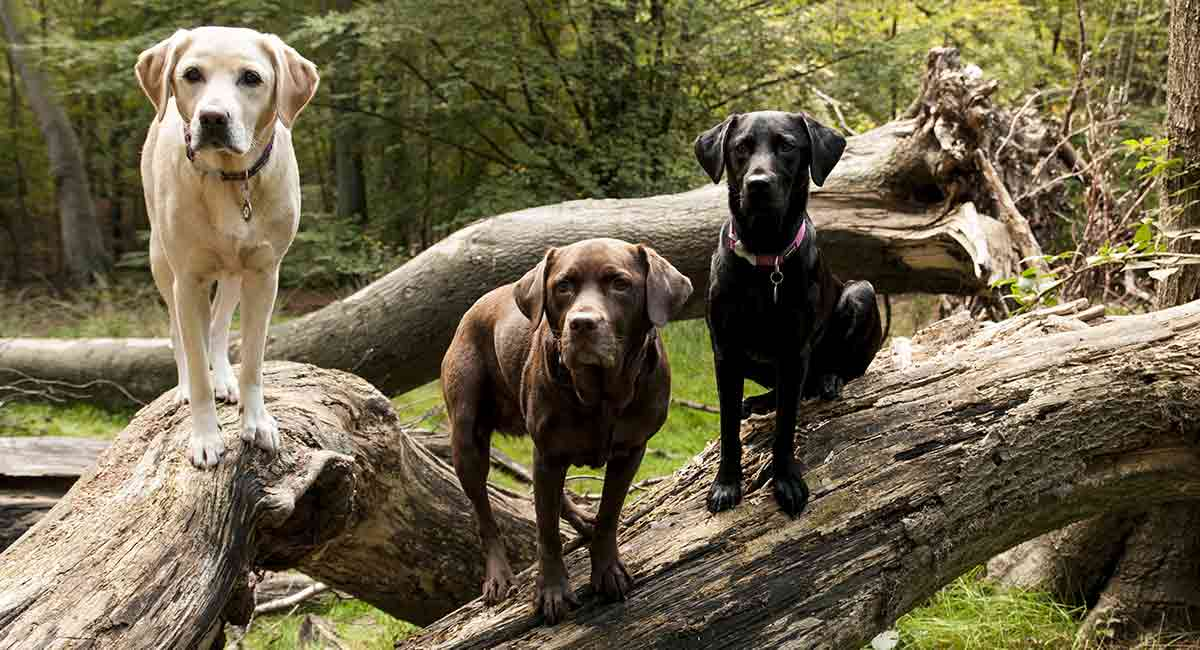
#> input picture ej1/labs.jpg, 1200 x 650 px
$ jupyter execute --allow-errors Lab1_24008282.ipynb
#> lines starting #> are read from the running program, lines starting #| are printed output that depends on the picture
#> further down, img is the input picture: shape (650, 1200, 3); mean B, G, R 72.8, 99.8, 109
[cell 1]
import cv2
import matplotlib.pyplot as plt
import numpy as np

# **Problema 1**
---

Desarrolle una funcion la cual reciba dos parametros, una imagen y un entero llamado color, la funcion debe devolver una imagen la cual tenga activos los canales de color segun los siguientes puntos:

- Si el parametro color vale 1, la imagen debe mostrar activos unicamente el color azul.
- Si el parametro color vale 2, la imagen debe mostrar activos unicamente el color verde.
- Si el parametro color vale 3, la imagen debe mostrar activos unicamente el color rojo.
- Si el parametro color vale 10, la imagen debe mostrar activos unicamente los colores rojo y
verde.
- Si el parametro color vale 20, la imagen debe mostrar activos unicamente los colores verde y
azul.
- Si el parametro color vale 30, la imagen debe mostrar activos unicamente los colores azul y
rojo.

[cell 2]
def save_and_show_image(path, image, cmap = 'viridis'):
  cv2.imwrite(path, image)
  new_img = cv2.imread(path)
  new_img = cv2.cvtColor(new_img, cv2.COLOR_BGR2RGB)
  plt.imshow(new_img, cmap)
  plt.show()

def select_color_channels(image, input, path):
#> called with input = 10, path = 'ej1/output.jpg'
  blue, green, red = cv2.split(image)
  zeros = np.zeros(blue.shape, np.uint8)

  blueBGR = cv2.merge([blue,zeros,zeros])
  greenBGR = cv2.merge([zeros,green,zeros])
  redBGR = cv2.merge([zeros,zeros,red])
  green_red_BGR = cv2.merge([zeros,green,red])
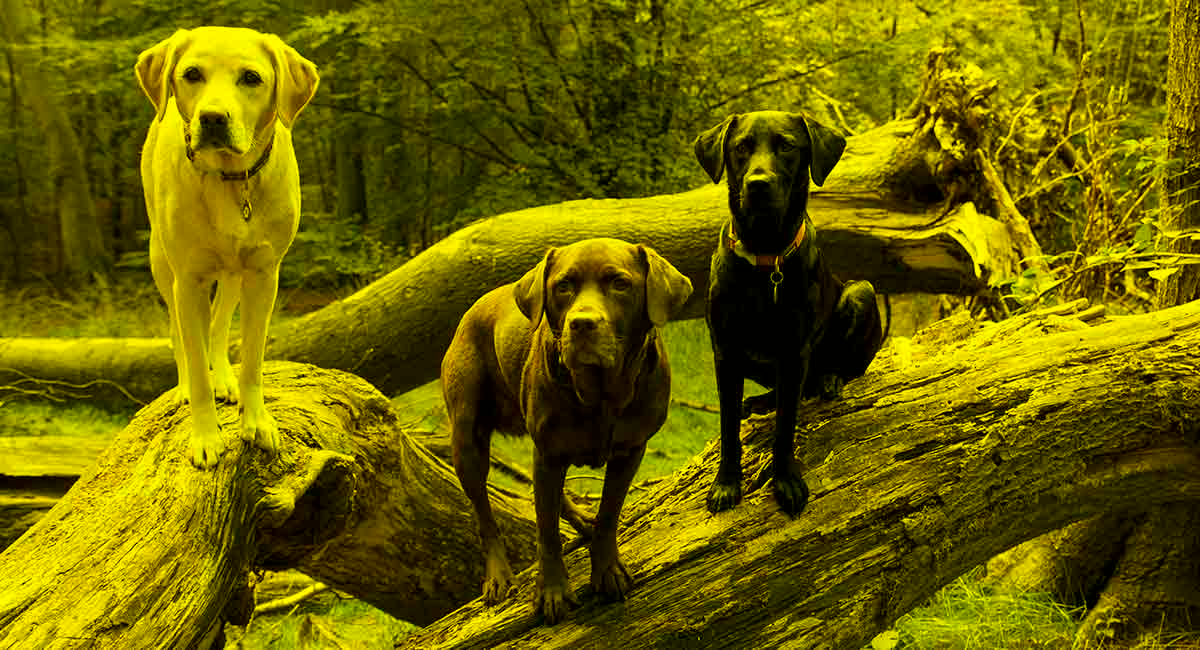
#> green_red_BGR: shape (650, 1200, 3); mean of channels 0, 1, 2 0, 99.8, 109; drawn as B, G, R
  blue_green_BGR = cv2.merge([blue,green,zeros])
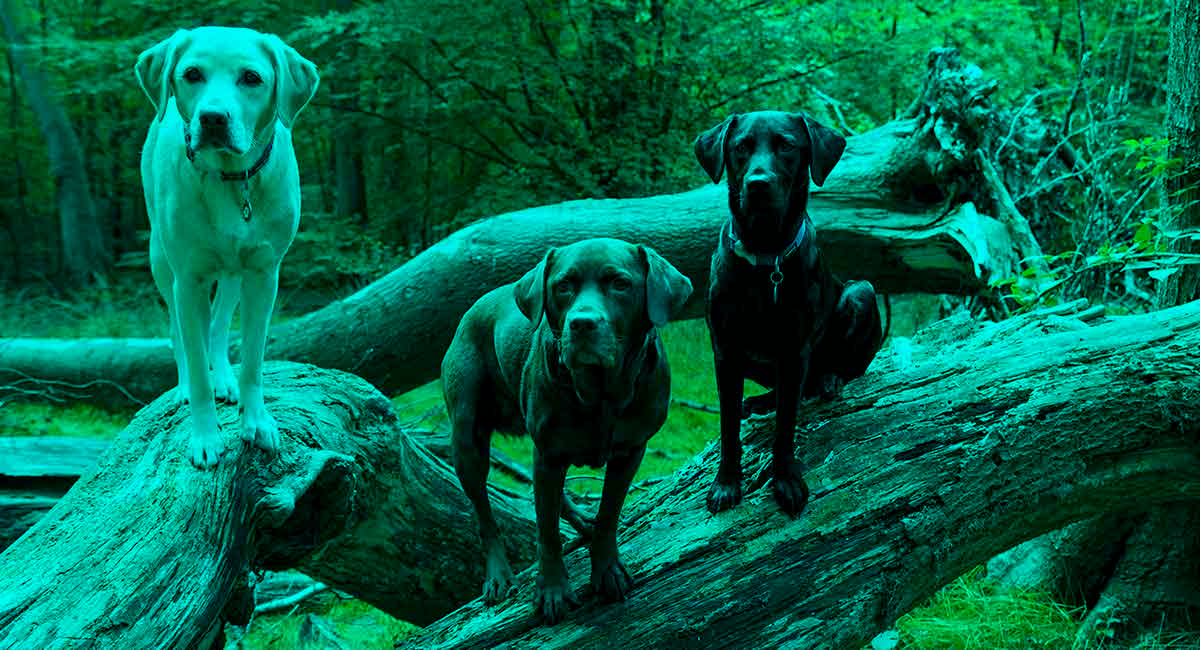
#> blue_green_BGR: shape (650, 1200, 3); mean of channels 0, 1, 2 72.8, 99.8, 0; drawn as B, G, R
  blue_red_BGR = cv2.merge([blue,zeros,red])
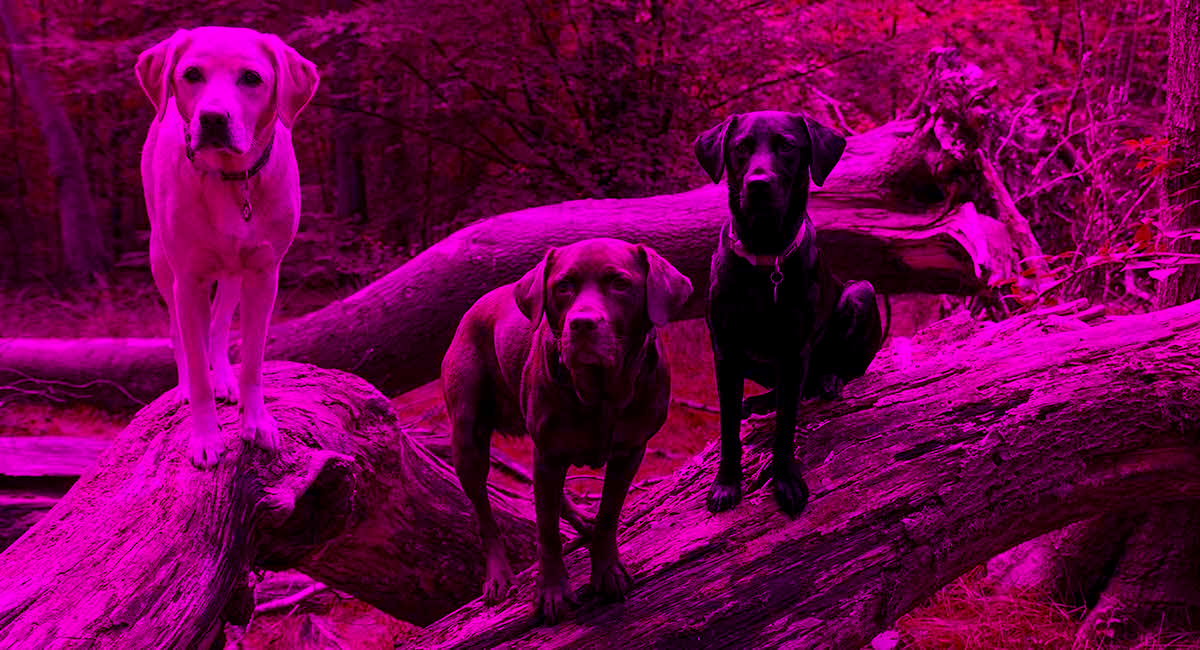
#> blue_red_BGR: shape (650, 1200, 3); mean of channels 0, 1, 2 72.8, 0, 109; drawn as B, G, R

  match input:
    case 1:
      save_and_show_image(path, blueBGR)
    case 2:
      save_and_show_image(path, greenBGR)
    case 3:
      save_and_show_image(path, redBGR)
    case 10:
      save_and_show_image(path, green_red_BGR)
    case 20:
      save_and_show_image(path, blue_green_BGR)
    case 30:
      save_and_show_image(path, blue_red_BGR)
    case _:
      raise ValueError("Valor no encontrado")

[cell 3]
path = 'ej1/labs.jpg'
output_path = 'ej1/output.jpg'
img = cv2.imread(path)
select_color_channels(img, 10, output_path)

# **Problema 2**
---

En el .zip del laboratorio se le compartio un conjunto de imagenes en escala de grises (imagen1, imagen2, perro) estas imagenes fueron creadas utilizando una escala de grises en 3D, cree una funcion que dadas las 3 imagenes se construya la imagen original a color.

[cell 4]
def gray_to_color(blue_gray, green_gray, red_gray, path):
  blue_values = blue_gray[:,:,0]
  green_values = green_gray[:,:,0]
  red_values = red_gray[:,:,0]

  restoredBGR = cv2.merge([blue_values,green_values,red_values])

  save_and_show_image(path, restoredBGR)

### Imagen 1

[cell 5]
img1_blue = cv2.imread('imagen1/imagen1_salida_gray_azul.jpg')
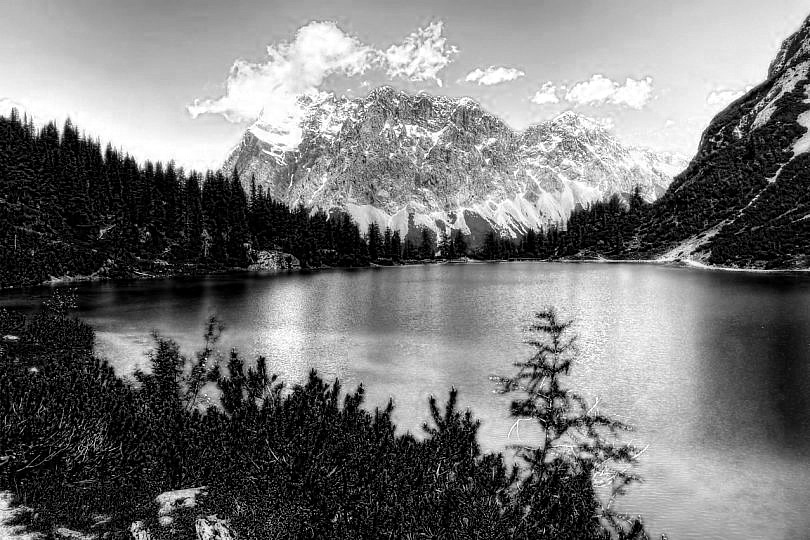
#> input picture imagen1/imagen1_salida_gray_azul.jpg, 810 x 540 px
#> img1_blue is the input picture: shape (540, 810, 3); min 0, max 255, mean 118.1
img1_green = cv2.imread('imagen1/imagen1_salida_gray_verde.jpg')
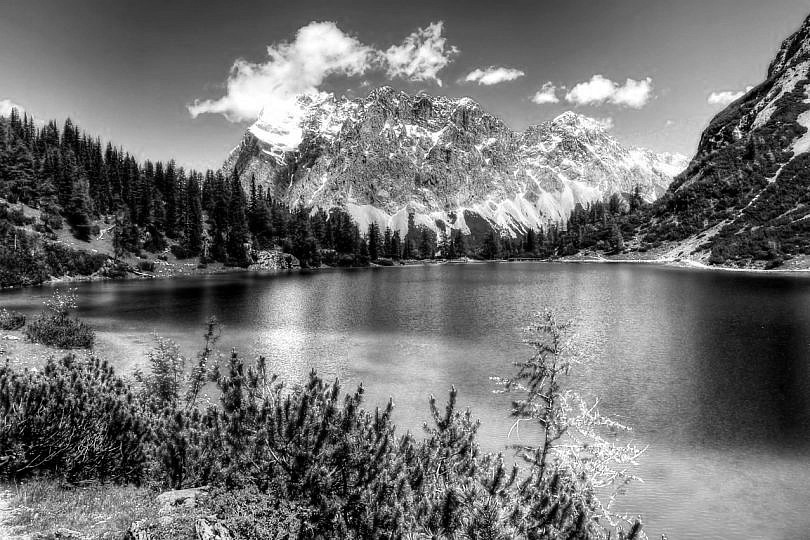
#> input picture imagen1/imagen1_salida_gray_verde.jpg, 810 x 540 px
#> img1_green is the input picture: shape (540, 810, 3); min 0, max 255, mean 113.9
img1_red = cv2.imread('imagen1/imagen1_salida_gray_rojo.jpg')
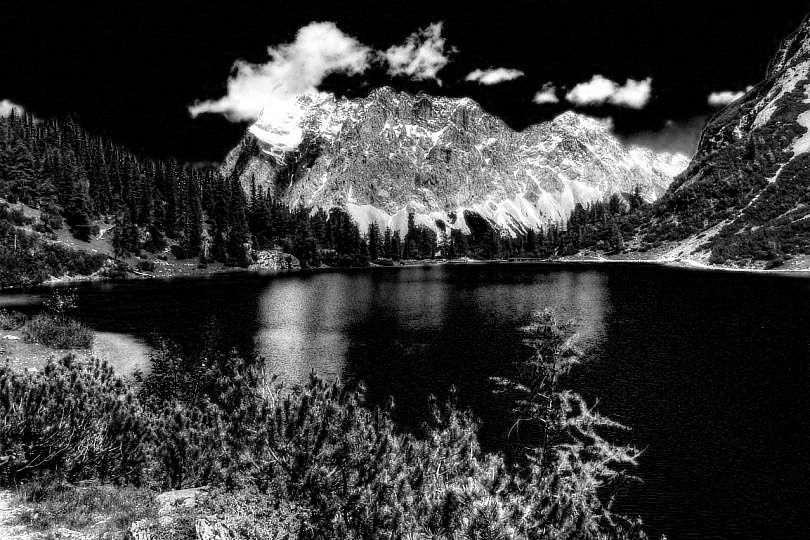
#> input picture imagen1/imagen1_salida_gray_rojo.jpg, 810 x 540 px
#> img1_red is the input picture: shape (540, 810, 3); min 0, max 255, mean 57.5

[cell 6]
output_path = 'ej2/img1.jpg'
gray_to_color(img1_blue, img1_green, img1_red, output_path)
#> in gray_to_color, `restoredBGR = cv2.merge([blue_values,green_values,red_values])`:
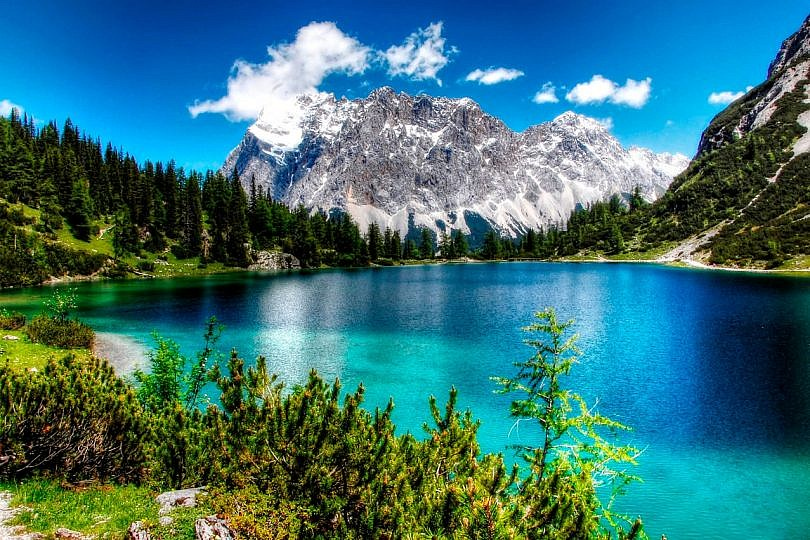
#> restoredBGR: shape (540, 810, 3); mean of channels 0, 1, 2 118.1, 113.9, 57.5; drawn as B, G, R

### Imagen 2

[cell 7]
img2_blue = cv2.imread('imagen2/imagen2_salida_gray_azul.jpg')
img2_green = cv2.imread('imagen2/imagen2_salida_gray_verde.jpg')
img2_red = cv2.imread('imagen2/imagen2_salida_gray_rojo.jpg')

[cell 8]
output_path = 'ej2/img2.jpg'
#> (the rest of this cell did not finish here and is left out)


### Imagen 3

[cell 9]
perro_blue = cv2.imread('perro/perro_salida_gray_azul.jpg')
perro_green = cv2.imread('perro/perro_salida_gray_verde.jpg')
perro_red = cv2.imread('perro/perro_salida_gray_rojo.jpg')

[cell 10]
output_path = 'ej2/img3.jpg'
#> (the rest of this cell did not finish here and is left out)
